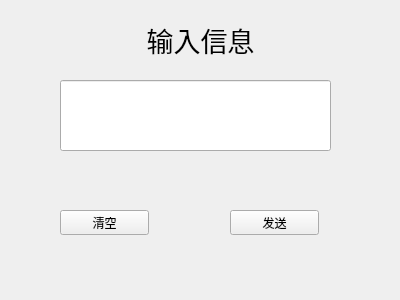
<?xml version="1.0" encoding="UTF-8"?>
<ui version="4.0">
 <class>Chat</class>
 <widget class="QWidget" name="Chat">
  <property name="geometry">
   <rect>
    <x>0</x>
    <y>0</y>
    <width>400</width>
    <height>300</height>
   </rect>
  </property>
  <property name="windowTitle">
   <string>Form</string>
  </property>
  <widget class="QLabel" name="label">
   <property name="geometry">
    <rect>
     <x>130</x>
     <y>10</y>
     <width>141</width>
     <height>61</height>
    </rect>
   </property>
   <property name="text">
    <string>&lt;html&gt;&lt;head/&gt;&lt;body&gt;&lt;p align=&quot;center&quot;&gt;&lt;span style=&quot; font-size:20pt;&quot;&gt;输入信息&lt;/span&gt;&lt;/p&gt;&lt;/body&gt;&lt;/html&gt;</string>
   </property>
  </widget>
  <widget class="QLineEdit" name="mesLineEdit">
   <property name="geometry">
    <rect>
     <x>60</x>
     <y>80</y>
     <width>271</width>
     <height>71</height>
    </rect>
   </property>
  </widget>
  <widget class="QPushButton" name="clearButton">
   <property name="geometry">
    <rect>
     <x>60</x>
     <y>210</y>
     <width>89</width>
     <height>25</height>
    </rect>
   </property>
   <property name="text">
    <string>清空</string>
   </property>
  </widget>
  <widget class="QPushButton" name="sendButton">
   <property name="geometry">
    <rect>
     <x>230</x>
     <y>210</y>
     <width>89</width>
     <height>25</height>
    </rect>
   </property>
   <property name="text">
    <string>发送</string>
   </property>
  </widget>
 </widget>
 <resources/>
 <connections/>
</ui>
